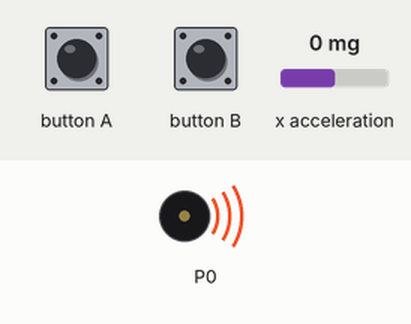
This program was run on a simulated BBC micro:bit running MicroPython. Shown: buzzer (waves = sounding). The test bench sets the inputs (shaded band); at power-on: x acceleration 0 mg.

Above: at 1.2 s.
1.3 s: button A pressed for 0.15 s
At 1.37 s:
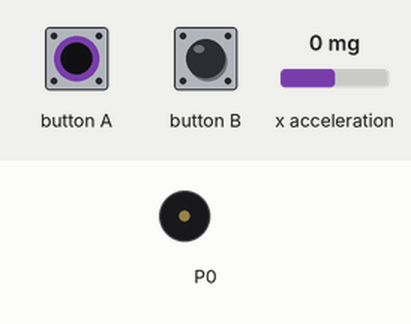
2.9 s: button A pressed for 3.2 s
At 6.4 s:
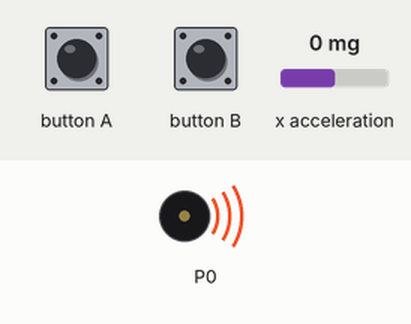
Timing chart, 0 to 7.9 s (numbered marks = the images above; inputs shaded):
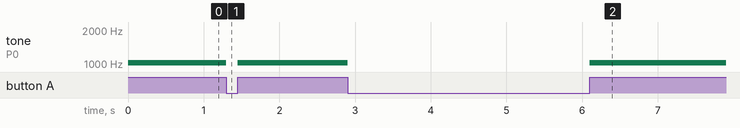

Measured:
- after the input at 1.3 s, tone on P0: 1024 Hz → silent at once, → 1024 Hz 0.15 s later
- after the input at 2.9 s, tone on P0: 1024 Hz → silent at once, → 1024 Hz 3.2 s later

The program:

Music_Player.py
```python
from microbit import *

#16.2
import music
#Import music module

while True:
	#16.5
	if button_a.is_pressed():
    	music.stop()
	#If button a is pressed stop music, else move on

    	#16.6
    	if button_b.is_pressed():
        	break
    	#If button b is pressed break out of the loop, else move on

	#16.6
	else:
    	x = accelerometer.get_x()
	#If neither buttons a or b on the microbit are pressed, get the value of x from the accelerometer

    	#16.6
    	freq = x + 1024
    	if freq < 10:
        	freq = 10
    	#The variable freq equals the value of x + 1024
		#If value of freq is less than 10, set freq to 10, else move on

    	#16.6
    	music.pitch(freq, -1) # ← New
    	#Set the pitch of the music to a frequency of value freq and for an infinite duration
```
